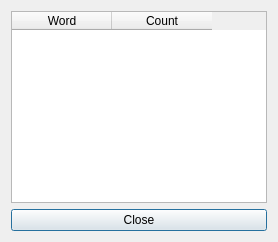
<?xml version="1.0" encoding="UTF-8"?>
<ui version="4.0">
 <class>WordFrequencyDialog</class>
 <widget class="QDialog" name="WordFrequencyDialog">
  <property name="windowTitle">
   <string>Word Frequency</string>
  </property>
  <layout class="QVBoxLayout" name="verticalLayout">
   <item>
    <widget class="QTableWidget" name="frequencyTableWidget">
     <column>
      <property name="text">
       <string>Word</string>
      </property>
     </column>
     <column>
      <property name="text">
       <string>Count</string>
      </property>
     </column>
    </widget>
   </item>
   <item>
    <widget class="QPushButton" name="closeButton">
     <property name="text">
      <string>Close</string>
     </property>
    </widget>
   </item>
  </layout>
 </widget>
 <resources/>
 <connections/>
</ui>
